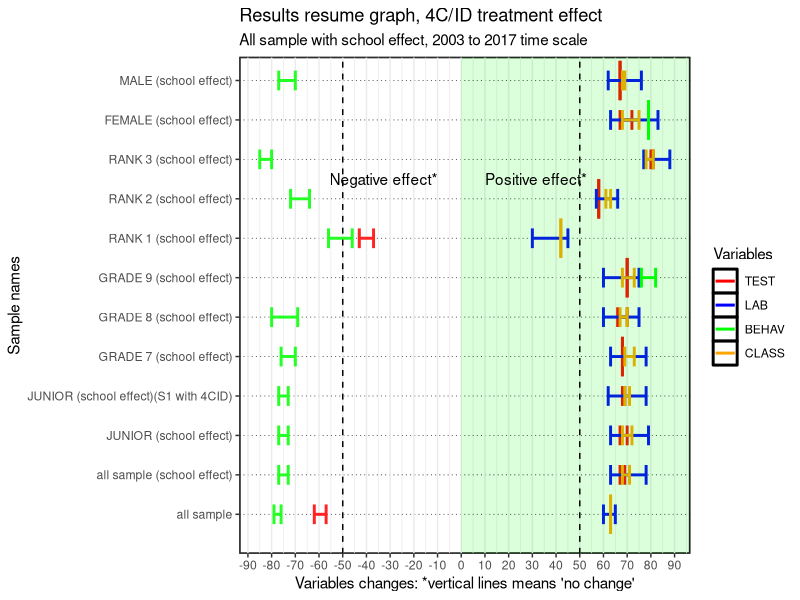
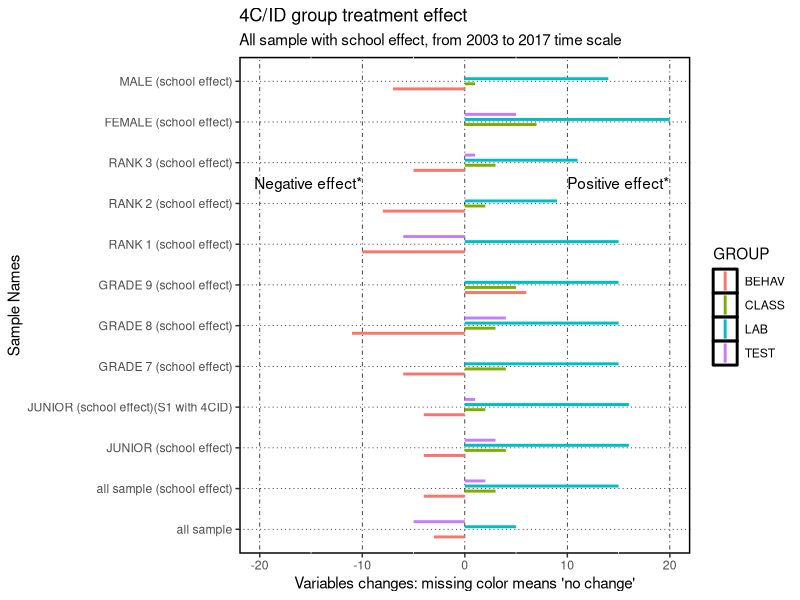
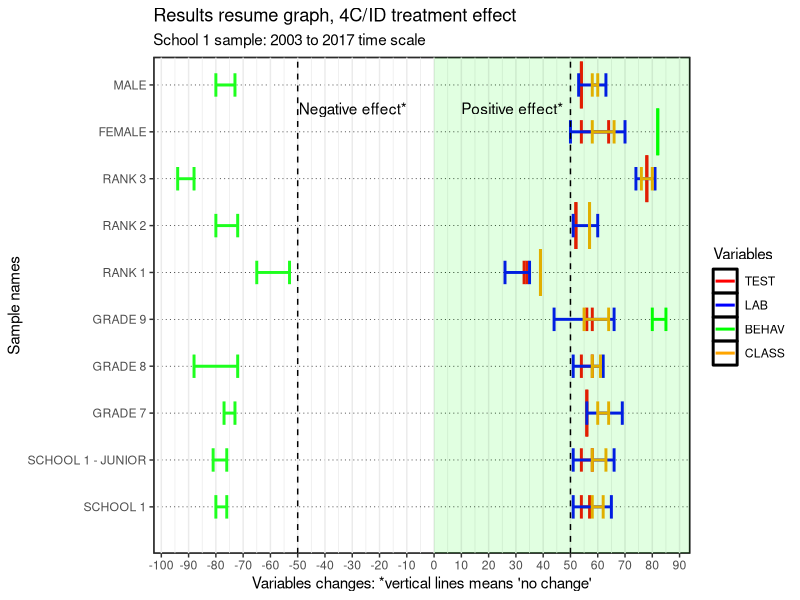
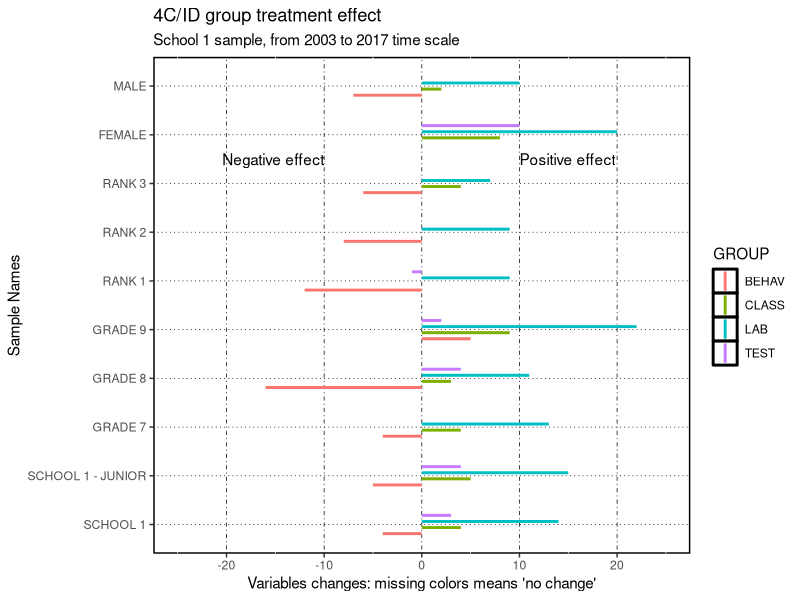
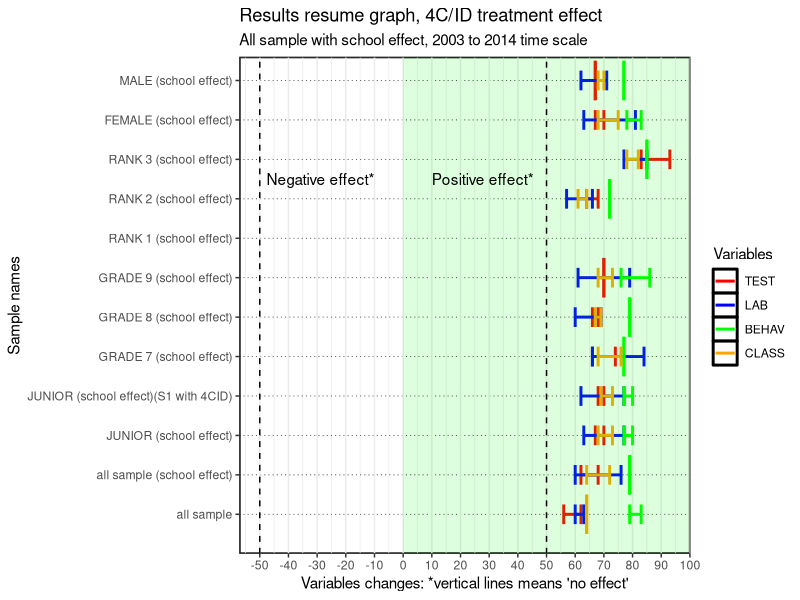
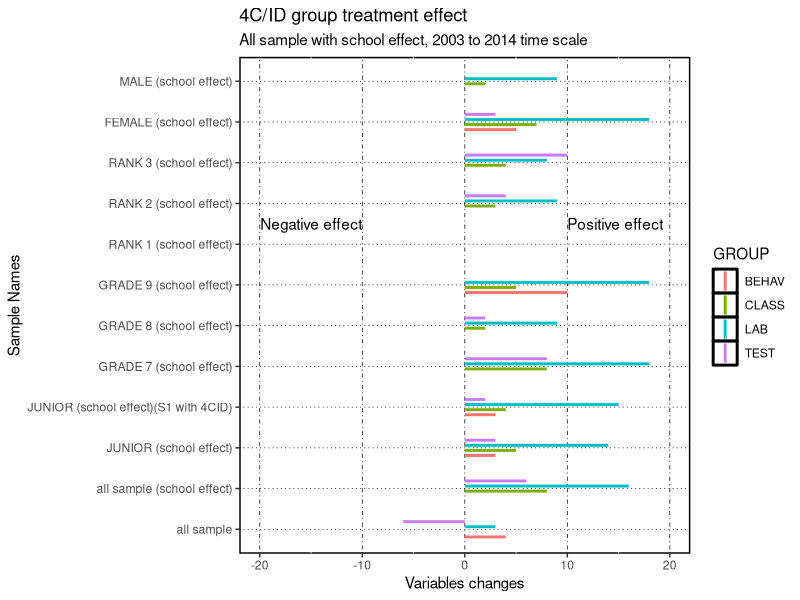
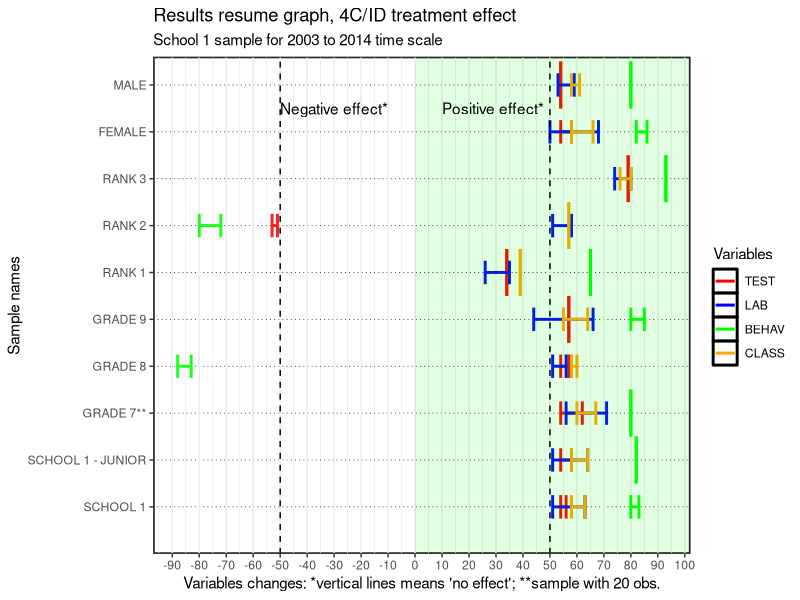
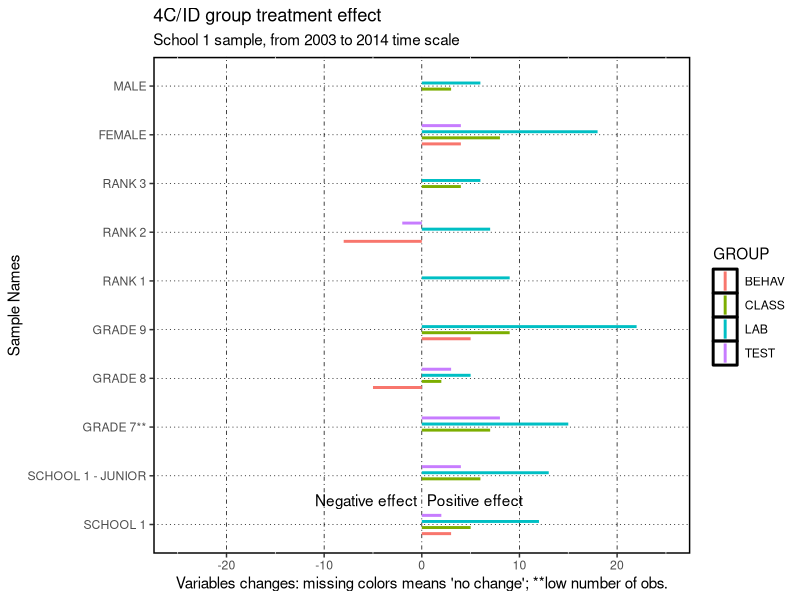

The R script that drew these images, in order:
#INDEX
# Summary results all sample (with school effect) - 2003 to 2017 - 15
  # variable change - 53
# School 1 - 2003 to 2017 - 91
  # variable change - 135
# Summary results all sample (with school effect) - 2003 to 2014 - 175
  # variable change - 212
# School 1 - 2003 to 2014 - 250
  # variable change - 289
# All sample - 312
  # Variable change - 349
# School 1 JUNIOR grade - 2003 to 2017 - 383
# variable change - 420
# School 1 JUNIOR grade - 2003 to 2014 - 454
# variable change - 492

# libraries 
library(dplyr) #work with data frames
library(tidyverse) #include dplyr
library(ggplot2) # graphs
library(gridExtra) #arrange graphs in rows

# NOTE: https://r-charts.com/part-whole/diverging-bar-chart-ggplot2/
# for plotting changes
# the graphs with varables chnge are based on the sama data frame "results" which means
# hat you need to run results and resultsD for diferent graphs after running the data

########## Summary results all sample (with school effect) - 2003 to 2017
# for changes that have p-value that we can't reject the null I use the mean value

results <- data.frame(
  samples=c("all sample", "all sample (school effect)" , "JUNIOR (school effect)", "JUNIOR (school effect)(S1 with 4CID)", "GRADE 7 (school effect)","GRADE 8 (school effect)", "GRADE 9 (school effect)", "RANK 1 (school effect)", "RANK 2 (school effect)","RANK 3 (school effect)","FEMALE (school effect)","MALE (school effect)"),
  TEST1=c(-57,67,67,68,68,66,70,-37,58,80,67,67),
  TEST2=c(-62,69,70,69,68,70,70,-43,58,81,72,67),
  LAB1=c(60,63,63,62,63,60,60,30,57,77,63,62),
  LAB2=c(65,78,79,78,78,75,75,45,66,88,83,76),
  BEHAV1=c(-76,-73,-73,-73,-70,-69,76,-46,-64,-80,79,-70),
  BEHAV2=c(-79,-77,-77,-77,-76,-80,82,-56,-72,-85,79,-77),
  CLASS1=c(63,68,68,69,69,67,68,42,61,78,68,68),
  CLASS2=c(63,71,72,71,73,70,73,42,63,81,75,69)
)
results
?geom_errorbar
ggplot(results,aes(group=TEST1)) +
  geom_errorbar(aes(x=samples, ymin=TEST1, ymax=TEST2,color='TEST'),linewidth=1, width = ifelse(results$TEST1==results$TEST2, 1, 0.5))+
  geom_errorbar(aes(x=samples, ymin=LAB1, ymax=LAB2,color='LAB'), linewidth=1, width = ifelse(results$LAB1==results$LAB2, 1, 0.5)) +
  geom_errorbar(aes(x=samples, ymin=BEHAV1, ymax=BEHAV2, color='BEHAV'), linewidth=1, width = ifelse(results$BEHAV1==results$BEHAV2, 1, 0.5)) +
  geom_errorbar(aes(x=samples, ymin=CLASS1, ymax=CLASS2, color='CLASS'),linewidth=1,width = ifelse(results$CLASS1==results$CLASS2, 1, 0.5)) +
  xlab("Sample names")+
  labs(title="Results resume graph, 4C/ID treatment effect",y = "Variables changes: *vertical lines means 'no change'",subtitle = "All sample with school effect, 2003 to 2017 time scale")+
  scale_color_manual(name='Variables',
                     breaks=c('TEST','LAB', 'BEHAV', 'CLASS'),
                     values=c('TEST'='red', 'LAB'='blue', 'BEHAV'='green', 'CLASS'='orange'))+
  theme_bw()+
  theme(panel.grid.major.y = element_line(color = 1,linewidth = 0.25, linetype = 3),panel.background = element_rect(color = 1, linewidth = 1),plot.background = element_rect(fill = "white"))+
  geom_rect(aes(xmin=0,xmax=Inf,ymin = - Inf,ymax = 0),fill="white",alpha = 0.01) +
  geom_rect(aes(xmin=0,xmax=Inf,ymin = 0,ymax = Inf),fill="green",alpha = 0.01) +
  scale_x_discrete(limits=c("all sample", "all sample (school effect)" , "JUNIOR (school effect)", "JUNIOR (school effect)(S1 with 4CID)", "GRADE 7 (school effect)","GRADE 8 (school effect)", "GRADE 9 (school effect)", "RANK 1 (school effect)", "RANK 2 (school effect)","RANK 3 (school effect)","FEMALE (school effect)","MALE (school effect)"))+
  scale_y_continuous(breaks = seq(-100, 100, by = 10))+
  geom_hline(yintercept=c(-50,50),color="black",linetype=2)+
  annotate(geom="text", x=9.5, y=-10, label="Negative effect*",color="black",hjust=1)+
  annotate(geom="text", x=9.5, y=10, label="Positive effect*",color="black",hjust=0)+
  coord_flip()

# Results: variable change
# prepare data frame for bar ploting
# IMPORTANT NOTE: the negative values are used to plot them in a different area of the graph for 
# negative effects. However, to use this data-frames to compute changes we need to have this values 
# exchanged in order to compute negative change values.
results$DTEST <- results$TEST2-results$TEST1
results$DLAB <- results$LAB2-results$LAB1
results$DBEHAV <- results$BEHAV2-results$BEHAV1
results$DCLASS <- results$CLASS2-results$CLASS1
resultsDTEST <- results %>% select(samples,DTEST)
resultsDTEST$GROUP <-"TEST"
names(resultsDTEST)[2]<-'VALUE'
resultsDLAB <- results %>% select(samples,DLAB)
resultsDLAB$GROUP <-"LAB"
names(resultsDLAB)[2]<-'VALUE'
resultsDBEHAV <- results %>% select(samples,DBEHAV)
resultsDBEHAV$GROUP <-"BEHAV"
names(resultsDBEHAV)[2]<-'VALUE'
resultsDCLASS <- results %>% select(samples,DCLASS)
resultsDCLASS$GROUP <-"CLASS"
names(resultsDCLASS)[2]<-'VALUE'
resultsD<-bind_rows(resultsDTEST,resultsDLAB,resultsDBEHAV,resultsDCLASS)
resultsD

ggplot(resultsD,aes(x=samples,xmin=samples, ymin=0, ymax=VALUE,color=GROUP)) +
  geom_linerange(position = position_dodge(width = 0.5),linewidth=1)+
  ylab("Variables changes: missing color means 'no change'")+labs(title="4C/ID group treatment effect",subtitle = "All sample with school effect, from 2003 to 2017 time scale",x = "Sample Names")+
  theme(panel.grid.major.x = element_line(color = 1,linewidth = 0.25, linetype = 4),panel.grid.major.y = element_line(color = 1,linewidth = 0.25, linetype = 3),panel.background = element_rect(fill="white",color = 1, linewidth = 1),plot.background = element_rect(fill = "white"))+  
  annotate(geom="text", x=9.5, y=-10, label="Negative effect*",color="black",hjust=1)+
  annotate(geom="text", x=9.5, y=10, label="Positive effect*",color="black",hjust=0)+
  scale_x_discrete(limits=c("all sample", "all sample (school effect)" , "JUNIOR (school effect)", "JUNIOR (school effect)(S1 with 4CID)", "GRADE 7 (school effect)","GRADE 8 (school effect)", "GRADE 9 (school effect)", "RANK 1 (school effect)", "RANK 2 (school effect)","RANK 3 (school effect)","FEMALE (school effect)","MALE (school effect)"))+
  scale_y_continuous(limits=c(-20,20,5))+  
  coord_flip()

########## Summary results for SCHOOL 1 sample only - 2003 to 2017
# for changes that have p-value that we can't reject the null I use the mean value
results <- data.frame(
  samples=c("SCHOOL 1", "SCHOOL 1 - JUNIOR","GRADE 7","GRADE 8", "GRADE 9", "RANK 1", "RANK 2","RANK 3","FEMALE","MALE"),
  TEST1=c(54,54,56,54,56,34,52,78,54,54),
  TEST2=c(57,58,56,58,58,33,52,78,64,54),
  LAB1=c(51,51,56,51,44,26,51,74,50,53),
  LAB2=c(65,66,69,62,66,35,60,81,70,63),
  BEHAV1=c(-76,-76,-73,-72,80,-53,-72,-88,82,-73),
  BEHAV2=c(-80,-81,-77,-88,85,-65,-80,-94,82,-80),
  CLASS1=c(58,58,60,58,55,39,57,76,58,58),
  CLASS2=c(62,63,64,61,64,39,57,80,66,60)
)

# This data.frame file ResultsD is also used for the all sample school effect. Please build it starting
# with the new data fle "results" continue to the line "Results change" to have the same file but only for the school 1 sample.

ggplot(results,aes(group=TEST1)) +
  geom_errorbar(aes(x=samples, ymin=TEST1, ymax=TEST2,color='TEST'),linewidth=1, width = ifelse(results$TEST1==results$TEST2, 1, 0.5))+
  geom_errorbar(aes(x=samples, ymin=LAB1, ymax=LAB2,color='LAB'), linewidth=1, width = ifelse(results$LAB1==results$LAB2, 1, 0.5)) +
  geom_errorbar(aes(x=samples, ymin=BEHAV1, ymax=BEHAV2, color='BEHAV'), linewidth=1, width = ifelse(results$BEHAV1==results$BEHAV2, 1, 0.5)) +
  geom_errorbar(aes(x=samples, ymin=CLASS1, ymax=CLASS2, color='CLASS'),linewidth=1,width = ifelse(results$CLASS1==results$CLASS2, 1, 0.5)) +
  xlab("Sample names")+labs(title="Results resume graph, 4C/ID treatment effect",y = "Variables changes: *vertical lines means 'no change'",subtitle = "School 1 sample: 2003 to 2017 time scale")+
  scale_color_manual(name='Variables',
                     breaks=c('TEST','LAB', 'BEHAV', 'CLASS'),
                     values=c('TEST'='red', 'LAB'='blue', 'BEHAV'='green', 'CLASS'='orange'))+
  theme_bw()+
  theme(panel.grid.major.y = element_line(color = 1,linewidth = 0.25, linetype = 3),panel.background = element_rect(color = 1, linewidth = 1),plot.background = element_rect(fill = "white"))+
  geom_rect(aes(xmin=0,xmax=Inf,ymin = - Inf,ymax = 0),fill="white",alpha = 0.01) +
  geom_rect(aes(xmin=0,xmax=Inf,ymin = 0,ymax = Inf),fill="green",alpha = 0.01) +
  scale_x_discrete(limits=c("SCHOOL 1", "SCHOOL 1 - JUNIOR","GRADE 7","GRADE 8", "GRADE 9", "RANK 1", "RANK 2","RANK 3","FEMALE","MALE"))+
  scale_y_continuous(breaks = seq(-100, 100, by = 10))+
  geom_hline(yintercept=c(-50,50),color="black",linetype=2)+
  annotate(geom="text", x=9.5, y=-10, label="Negative effect*",color="black",hjust=1)+
  annotate(geom="text", x=9.5, y=10, label="Positive effect*",color="black",hjust=0)+
  coord_flip()

# Results: variable change
# prepare data frame for bar ploting
# IMPORTANT NOTE: the negative values are used to plot them in a different area of the graph for 
# negative effects. However, to use this data-frames to compute changes we need to have this values 
# exchanged in order to compute negative change values.
results$DTEST <- results$TEST2-results$TEST1
results$DLAB <- results$LAB2-results$LAB1
results$DBEHAV <- results$BEHAV2-results$BEHAV1
results$DCLASS <- results$CLASS2-results$CLASS1
resultsDTEST <- results %>% select(samples,DTEST)
resultsDTEST$GROUP <-"TEST"
names(resultsDTEST)[2]<-'VALUE'
resultsDLAB <- results %>% select(samples,DLAB)
resultsDLAB$GROUP <-"LAB"
names(resultsDLAB)[2]<-'VALUE'
resultsDBEHAV <- results %>% select(samples,DBEHAV)
resultsDBEHAV$GROUP <-"BEHAV"
names(resultsDBEHAV)[2]<-'VALUE'
resultsDCLASS <- results %>% select(samples,DCLASS)
resultsDCLASS$GROUP <-"CLASS"
names(resultsDCLASS)[2]<-'VALUE'
resultsD<-bind_rows(resultsDTEST,resultsDLAB,resultsDBEHAV,resultsDCLASS)
resultsD

ggplot(resultsD,aes(x=samples, ymin=0, ymax=VALUE,color=GROUP)) +
  geom_linerange(position = position_dodge(width = 0.5),linewidth=1)+
  ylab("Variables changes: missing colors means 'no change'")+labs(title="4C/ID group treatment effect",subtitle = "School 1 sample, from 2003 to 2017 time scale",x = "Sample Names")+
  theme(panel.grid.major.x = element_line(color = 1,linewidth = 0.25, linetype = 4),panel.grid.major.y = element_line(color = 1,linewidth = 0.25, linetype = 3),panel.background = element_rect(fill="white",color = 1, linewidth = 1),plot.background = element_rect(fill = "white"))+  
  annotate(geom="text", y=-10, x=8.5, label="Negative effect",color="black",hjust=1)+
  annotate(geom="text", y=10, x=8.5, label="Positive effect",color="black",hjust=0)+
  scale_x_discrete(limits=c("SCHOOL 1", "SCHOOL 1 - JUNIOR","GRADE 7","GRADE 8", "GRADE 9", "RANK 1", "RANK 2","RANK 3","FEMALE","MALE"))+
  scale_y_continuous(limits=c(-25,25,5))+  
  coord_flip()

########## Summary results all sample (with school effect) - 2003 to 2014
# for changes that have p-value that we can't reject the null I use the mean value
# Rank 1 small sample
results <- data.frame(
  samples=c("all sample", "all sample (school effect)" , "JUNIOR (school effect)", "JUNIOR (school effect)(S1 with 4CID)", "GRADE 7 (school effect)","GRADE 8 (school effect)", "GRADE 9 (school effect)", "RANK 2 (school effect)","RANK 3 (school effect)","FEMALE (school effect)","MALE (school effect)"),
  TEST1=c(62,62,67,68,66,66,70,64,83,67,67),
  TEST2=c(56,68,70,70,74,68,70,68,93,70,67),
  LAB1=c(60,60,63,62,66,60,61,57,77,63,62),
  LAB2=c(63,76,77,77,84,69,79,66,85,81,71),
  BEHAV1=c(79,79,77,77,77,79,76,72,85,78,77),
  BEHAV2=c(83,79,80,80,77,79,86,72,85,83,77),
  CLASS1=c(64,64,68,69,68,67,68,61,78,68,68),
  CLASS2=c(64,72,73,73,76,69,73,64,82,75,70)
)
results

ggplot(results,aes(group=TEST1)) +
  geom_errorbar(aes(x=samples, ymin=TEST1, ymax=TEST2,color='TEST'),linewidth=1, width = ifelse(results$TEST1==results$TEST2, 1, 0.5))+
  geom_errorbar(aes(x=samples, ymin=LAB1, ymax=LAB2,color='LAB'), linewidth=1, width = ifelse(results$LAB1==results$LAB2, 1, 0.5)) +
  geom_errorbar(aes(x=samples, ymin=BEHAV1, ymax=BEHAV2, color='BEHAV'), linewidth=1, width = ifelse(results$BEHAV1==results$BEHAV2, 1, 0.5)) +
  geom_errorbar(aes(x=samples, ymin=CLASS1, ymax=CLASS2, color='CLASS'),linewidth=1,width = ifelse(results$CLASS1==results$CLASS2, 1, 0.5)) +
  xlab("Sample names")+
  labs(title="Results resume graph, 4C/ID treatment effect",y = "Variables changes: *vertical lines means 'no effect'",subtitle = "All sample with school effect, 2003 to 2014 time scale")+
  scale_color_manual(name='Variables',
                     breaks=c('TEST','LAB', 'BEHAV', 'CLASS'),
                     values=c('TEST'='red', 'LAB'='blue', 'BEHAV'='green', 'CLASS'='orange'))+
  theme_bw()+
  theme(panel.grid.major.y = element_line(color = 1,linewidth = 0.25, linetype = 3),panel.background = element_rect(color = 1, linewidth = 1),plot.background = element_rect(fill = "white"))+
  geom_rect(aes(xmin=0,xmax=Inf,ymin = - Inf,ymax = 0),fill="white",alpha = 0.01) +
  geom_rect(aes(xmin=0,xmax=Inf,ymin = 0,ymax = Inf),fill="green",alpha = 0.01) +
  scale_x_discrete(limits=c("all sample", "all sample (school effect)" , "JUNIOR (school effect)", "JUNIOR (school effect)(S1 with 4CID)", "GRADE 7 (school effect)","GRADE 8 (school effect)", "GRADE 9 (school effect)", "RANK 1 (school effect)", "RANK 2 (school effect)","RANK 3 (school effect)","FEMALE (school effect)","MALE (school effect)"))+
  scale_y_continuous(breaks = seq(-100, 100, by = 10))+
  geom_hline(yintercept=c(-50,50),color="black",linetype=2)+
  annotate(geom="text", x=9.5, y=-10, label="Negative effect*",color="black",hjust=1)+
  annotate(geom="text", x=9.5, y=10, label="Positive effect*",color="black",hjust=0)+
  coord_flip()

# Results: variable change
# prepare data frame for bar ploting
# IMPORTANT NOTE: the negative values are used to plot them in a different area of the graph for 
# negative effects. However, to use this data-frames to compute changes we need to have this values 
# exchanged in order to compute negative change values.
results$DTEST <- results$TEST2-results$TEST1
results$DLAB <- results$LAB2-results$LAB1
results$DBEHAV <- results$BEHAV2-results$BEHAV1
results$DCLASS <- results$CLASS2-results$CLASS1
resultsDTEST <- results %>% select(samples,DTEST)
resultsDTEST$GROUP <-"TEST"
names(resultsDTEST)[2]<-'VALUE'
resultsDLAB <- results %>% select(samples,DLAB)
resultsDLAB$GROUP <-"LAB"
names(resultsDLAB)[2]<-'VALUE'
resultsDBEHAV <- results %>% select(samples,DBEHAV)
resultsDBEHAV$GROUP <-"BEHAV"
names(resultsDBEHAV)[2]<-'VALUE'
resultsDCLASS <- results %>% select(samples,DCLASS)
resultsDCLASS$GROUP <-"CLASS"
names(resultsDCLASS)[2]<-'VALUE'
resultsD<-bind_rows(resultsDTEST,resultsDLAB,resultsDBEHAV,resultsDCLASS)
resultsD

ggplot(resultsD,aes(x=samples, ymin=0, ymax=VALUE,color=GROUP)) +
  geom_linerange(position = position_dodge(width = 0.5),linewidth=1)+
  ylab("Variables changes")+labs(title="4C/ID group treatment effect",subtitle = "All sample with school effect, 2003 to 2014 time scale",x = "Sample Names")+
  theme(panel.grid.major.x = element_line(color = 1,linewidth = 0.25, linetype = 4),panel.grid.major.y = element_line(color = 1,linewidth = 0.25, linetype = 3),panel.background = element_rect(fill="white",color = 1, linewidth = 1),plot.background = element_rect(fill = "white"))+  
  annotate(geom="text", y=-10, x=8.5, label="Negative effect",color="black",hjust=1)+
  annotate(geom="text", y=10, x=8.5, label="Positive effect",color="black",hjust=0)+
  scale_x_discrete(limits=c("all sample", "all sample (school effect)" , "JUNIOR (school effect)", "JUNIOR (school effect)(S1 with 4CID)", "GRADE 7 (school effect)","GRADE 8 (school effect)", "GRADE 9 (school effect)", "RANK 1 (school effect)", "RANK 2 (school effect)","RANK 3 (school effect)","FEMALE (school effect)","MALE (school effect)"))+
  scale_y_continuous(limits=c(-20,20,5))+  
  coord_flip()

########## Summary results for SCHOOL 1 sample only - 2003 to 2014
# for changes that have p-value that we can't reject the null I use the mean value
results <- data.frame(
  samples=c("SCHOOL 1", "SCHOOL 1 - JUNIOR","GRADE 7**","GRADE 8", "GRADE 9", "RANK 1", "RANK 2","RANK 3","FEMALE","MALE"),
  TEST1=c(54,54,54,54,57,34,-51,79,54,54),
  TEST2=c(56,58,62,57,57,34,-53,79,58,54),
  LAB1=c(51,51,56,51,44,26,51,74,50,53),
  LAB2=c(63,64,71,56,66,35,58,80,68,59),
  BEHAV1=c(80,82,80,-83,80,65,-72,93,82,80),
  BEHAV2=c(83,82,80,-88,85,65,-80,93,86,80),
  CLASS1=c(58,58,60,58,55,39,57,76,58,58),
  CLASS2=c(63,64,67,60,64,39,57,80,66,61)
)

# ** sample with 20 obs.

ggplot(results,aes(group=TEST1)) +
  geom_errorbar(aes(x=samples, ymin=TEST1, ymax=TEST2,color='TEST'),linewidth=1, width = ifelse(results$TEST1==results$TEST2, 1, 0.5))+
  geom_errorbar(aes(x=samples, ymin=LAB1, ymax=LAB2,color='LAB'), linewidth=1, width = ifelse(results$LAB1==results$LAB2, 1, 0.5)) +
  geom_errorbar(aes(x=samples, ymin=BEHAV1, ymax=BEHAV2, color='BEHAV'), linewidth=1, width = ifelse(results$BEHAV1==results$BEHAV2, 1, 0.5)) +
  geom_errorbar(aes(x=samples, ymin=CLASS1, ymax=CLASS2, color='CLASS'),linewidth=1,width = ifelse(results$CLASS1==results$CLASS2, 1, 0.5)) +
  xlab("Sample names")+
  labs(title="Results resume graph, 4C/ID treatment effect",y = "Variables changes: *vertical lines means 'no effect'; **sample with 20 obs.",subtitle = "School 1 sample for 2003 to 2014 time scale")+
  scale_color_manual(name='Variables',
                     breaks=c('TEST','LAB', 'BEHAV', 'CLASS'),
                     values=c('TEST'='red', 'LAB'='blue', 'BEHAV'='green', 'CLASS'='orange'))+
  theme_bw()+
  theme(panel.grid.major.y = element_line(color = 1,linewidth = 0.25, linetype = 3),panel.background = element_rect(color = 1, linewidth = 1),plot.background = element_rect(fill = "white"))+
  geom_rect(aes(xmin=0,xmax=Inf,ymin = - Inf,ymax = 0),fill="white",alpha = 0.01) +
  geom_rect(aes(xmin=0,xmax=Inf,ymin = 0,ymax = Inf),fill="green",alpha = 0.01) +
  scale_x_discrete(limits=c("SCHOOL 1", "SCHOOL 1 - JUNIOR","GRADE 7**","GRADE 8", "GRADE 9", "RANK 1", "RANK 2","RANK 3","FEMALE","MALE"))+
  scale_y_continuous(breaks = seq(-100, 100, by = 10))+
  geom_hline(yintercept=c(-50,50),color="black",linetype=2)+
  annotate(geom="text", x=9.5, y=-10, label="Negative effect*",color="black",hjust=1)+
  annotate(geom="text", x=9.5, y=10, label="Positive effect*",color="black",hjust=0)+
  
  coord_flip()

# Results: variable change
# prepare data frame for bar ploting
# IMPORTANT NOTE: the negative values are used to plot them in a different area of the graph for 
# negative effects. However, to use this data-frames to compute changes we need to have this values 
# exchanged in order to compute negative change values.
results$DTEST <- results$TEST2-results$TEST1
results$DLAB <- results$LAB2-results$LAB1
results$DBEHAV <- results$BEHAV2-results$BEHAV1
results$DCLASS <- results$CLASS2-results$CLASS1
resultsDTEST <- results %>% select(samples,DTEST)
resultsDTEST$GROUP <-"TEST"
names(resultsDTEST)[2]<-'VALUE'
resultsDLAB <- results %>% select(samples,DLAB)
resultsDLAB$GROUP <-"LAB"
names(resultsDLAB)[2]<-'VALUE'
resultsDBEHAV <- results %>% select(samples,DBEHAV)
resultsDBEHAV$GROUP <-"BEHAV"
names(resultsDBEHAV)[2]<-'VALUE'
resultsDCLASS <- results %>% select(samples,DCLASS)
resultsDCLASS$GROUP <-"CLASS"
names(resultsDCLASS)[2]<-'VALUE'
resultsD<-bind_rows(resultsDTEST,resultsDLAB,resultsDBEHAV,resultsDCLASS)
resultsD

ggplot(resultsD,aes(x=samples, ymin=0, ymax=VALUE,color=GROUP)) +
  geom_linerange(position = position_dodge(width = 0.5),linewidth=1)+
  ylab("Variables changes: missing colors means 'no change'; **low number of obs.")+labs(title="4C/ID group treatment effect",subtitle = "School 1 sample, from 2003 to 2014 time scale",x = "Sample Names")+
  theme(panel.grid.major.x = element_line(color = 1,linewidth = 0.25, linetype = 4),panel.grid.major.y = element_line(color = 1,linewidth = 0.25, linetype = 3),panel.background = element_rect(fill="white",color = 1, linewidth = 1),plot.background = element_rect(fill = "white"))+  
  annotate(geom="text", y=-0.5, x=1.5, label="Negative effect",color="black",hjust=1)+
  annotate(geom="text", y=0.5, x=1.5, label="Positive effect",color="black",hjust=0)+
  scale_x_discrete(limits=c("SCHOOL 1", "SCHOOL 1 - JUNIOR","GRADE 7**","GRADE 8", "GRADE 9", "RANK 1", "RANK 2","RANK 3","FEMALE","MALE"))+
  scale_y_continuous(limits=c(-25,25,5))+  
  coord_flip()

########## Summary results all sample - 2003 to 2017
# for changes that have p-value that we can't reject the null I use the mean value

results <- data.frame(
  samples=c("all sample","JUNIOR","JUNIOR HIGH","GRADE 7","GRADE 8", "GRADE 9", "RANK 1", "RANK 2","RANK 3","FEMALE","MALE"),
  TEST1=c(-58,-58,54,60,60,-58,-34,-51,79,62,-55),
  TEST2=c(-62,-63,54,60,60,-67,-33,-56,79,62,-61),
  LAB1=c(60,60,55,61,60,60,28,54,76,60,60),
  LAB2=c(65,66,65,69,62,66,35,60,81,70,63),
  BEHAV1=c(-76,-76,-75,-73,-72,77,-54,-72,87,79,-73),
  BEHAV2=c(-79,-79,-80,-77,-80,85,-63,-75,87,83,-78),
  CLASS1=c(63,64,59,64,62,65,39,-58,77,64,-60),
  CLASS2=c(63,63,59,64,62,65,39,-59,80,66,-64)
)
results

ggplot(results,aes(group=TEST1)) +
  geom_errorbar(aes(x=samples, ymin=TEST1, ymax=TEST2,color='TEST'),linewidth=1, width = ifelse(results$TEST1==results$TEST2, 1, 0.5))+
  geom_errorbar(aes(x=samples, ymin=LAB1, ymax=LAB2,color='LAB'), linewidth=1, width = ifelse(results$LAB1==results$LAB2, 1, 0.5)) +
  geom_errorbar(aes(x=samples, ymin=BEHAV1, ymax=BEHAV2, color='BEHAV'), linewidth=1, width = ifelse(results$BEHAV1==results$BEHAV2, 1, 0.5)) +
  geom_errorbar(aes(x=samples, ymin=CLASS1, ymax=CLASS2, color='CLASS'),linewidth=1,width = ifelse(results$CLASS1==results$CLASS2, 1, 0.5)) +
  xlab("Sample names")+
  labs(title="Results resume graph, 4C/ID treatment effect",y = "Variables changes: *vertical lines means 'no effect'",subtitle = "All sample 2003 to 2017 time scale")+
  scale_color_manual(name='Variables',
                     breaks=c('TEST','LAB', 'BEHAV', 'CLASS'),
                     values=c('TEST'='red', 'LAB'='blue', 'BEHAV'='green', 'CLASS'='orange'))+
  theme_bw()+
  theme(panel.grid.major.y = element_line(color = 1,linewidth = 0.25, linetype = 3),panel.background = element_rect(color = 1, linewidth = 1),plot.background = element_rect(fill = "white"))+
  geom_rect(aes(xmin=0,xmax=Inf,ymin = - Inf,ymax = 0),fill="white",alpha = 0.01) +
  geom_rect(aes(xmin=0,xmax=Inf,ymin = 0,ymax = Inf),fill="green",alpha = 0.01) +
  scale_x_discrete(limits=c("all sample","JUNIOR","JUNIOR HIGH","GRADE 7","GRADE 8", "GRADE 9", "RANK 1", "RANK 2","RANK 3","FEMALE","MALE"))+
  scale_y_continuous(breaks = seq(-100, 100, by = 10))+
  geom_hline(yintercept=c(-50,50),color="black",linetype=2)+
  annotate(geom="text", x=9.5, y=-10, label="Negative effect*",color="black",hjust=1)+
  annotate(geom="text", x=9.5, y=10, label="Positive effect*",color="black",hjust=0)+
  coord_flip()

# Results: variable change
# prepare data frame for bar ploting
# IMPORTANT NOTE: the negative values are used to plot them in a different area of the graph for 
# negative effects. However, to use this data-frames to compute changes we need to have this values 
# exchanged in order to compute negative change values.
results$DTEST <- results$TEST2-results$TEST1
results$DLAB <- results$LAB2-results$LAB1
results$DBEHAV <- results$BEHAV2-results$BEHAV1
results$DCLASS <- results$CLASS2-results$CLASS1
resultsDTEST <- results %>% select(samples,DTEST)
resultsDTEST$GROUP <-"TEST"
names(resultsDTEST)[2]<-'VALUE'
resultsDLAB <- results %>% select(samples,DLAB)
resultsDLAB$GROUP <-"LAB"
names(resultsDLAB)[2]<-'VALUE'
resultsDBEHAV <- results %>% select(samples,DBEHAV)
resultsDBEHAV$GROUP <-"BEHAV"
names(resultsDBEHAV)[2]<-'VALUE'
resultsDCLASS <- results %>% select(samples,DCLASS)
resultsDCLASS$GROUP <-"CLASS"
names(resultsDCLASS)[2]<-'VALUE'
resultsD<-bind_rows(resultsDTEST,resultsDLAB,resultsDBEHAV,resultsDCLASS)
resultsD

ggplot(resultsD,aes(x=samples, ymin=0, ymax=VALUE,color=GROUP)) +
  geom_linerange(position = position_dodge(width = 0.5),linewidth=1)+
  ylab("Variables changes: missing colors means'no change'")+labs(title="4C/ID group treatment effect",subtitle = "All sample, from 2003 to 2017 time scale",x = "Sample Names")+
  theme(panel.grid.major.x = element_line(color = 1,linewidth = 0.25, linetype = 4),panel.grid.major.y = element_line(color = 1,linewidth = 0.25, linetype = 3),panel.background = element_rect(fill="white",color = 1, linewidth = 1),plot.background = element_rect(fill = "white"))+  
  annotate(geom="text", y=-5, x=8.5, label="Negative effect",color="black",hjust=1)+
  annotate(geom="text", y=5, x=8.5, label="Positive effect",color="black",hjust=0)+
  scale_x_discrete(limits=c("all sample","JUNIOR","JUNIOR HIGH","GRADE 7","GRADE 8", "GRADE 9", "RANK 1", "RANK 2","RANK 3","FEMALE","MALE"))+
  scale_y_continuous(limits=c(-10,10,5))+  
  coord_flip()

########## Summary results school 1 JUNIOR sample - 2003 to 2017
# for changes that have p-value that we can't reject the null I use the mean value

results <- data.frame(
  samples=c("SCHOOL 1","JUNIOR","GRADE 7","GRADE 8", "GRADE 9", "RANK 1", "RANK 2","RANK 3","FEMALE","MALE"),
  TEST1=c(54,54,54,54,56,33,53,79,54,55),
  TEST2=c(57,58,58,58,58,33,53,79,61,55),
  LAB1=c(51,51,56,51,44,26,51,73,50,53),
  LAB2=c(65,66,69,62,66,35,61,81,70,61),
  BEHAV1=c(-76,-76,-73,-72,80,-54,-71,-91,82,-72),
  BEHAV2=c(-80,-81,-77,-88,85,-65,-80,-94,82,-80),
  CLASS1=c(58,58,60,58,55,39,57,77,58,58),
  CLASS2=c(62,63,64,61,64,39,57,81,67,60)
)
results

ggplot(results,aes(group=TEST1)) +
  geom_errorbar(aes(x=samples, ymin=TEST1, ymax=TEST2,color='TEST'),linewidth=1, width = ifelse(results$TEST1==results$TEST2, 1, 0.5))+
  geom_errorbar(aes(x=samples, ymin=LAB1, ymax=LAB2,color='LAB'), linewidth=1, width = ifelse(results$LAB1==results$LAB2, 1, 0.5)) +
  geom_errorbar(aes(x=samples, ymin=BEHAV1, ymax=BEHAV2, color='BEHAV'), linewidth=1, width = ifelse(results$BEHAV1==results$BEHAV2, 1, 0.5)) +
  geom_errorbar(aes(x=samples, ymin=CLASS1, ymax=CLASS2, color='CLASS'),linewidth=1,width = ifelse(results$CLASS1==results$CLASS2, 1, 0.5)) +
  xlab("Sample names")+
  labs(title="Results resume graph, 4C/ID treatment effect",y = "Variables changes: *vertical lines means 'no effect'",subtitle = "School 1 Junior sample for 2003 to 2017 time scale")+
  scale_color_manual(name='Variables',
                     breaks=c('TEST','LAB', 'BEHAV', 'CLASS'),
                     values=c('TEST'='red', 'LAB'='blue', 'BEHAV'='green', 'CLASS'='orange'))+
  theme_bw()+
  theme(panel.grid.major.y = element_line(color = 1,linewidth = 0.25, linetype = 3),panel.background = element_rect(color = 1, linewidth = 1),plot.background = element_rect(fill = "white"))+
  geom_rect(aes(xmin=0,xmax=Inf,ymin = - Inf,ymax = 0),fill="white",alpha = 0.01) +
  geom_rect(aes(xmin=0,xmax=Inf,ymin = 0,ymax = Inf),fill="green",alpha = 0.01) +
  scale_x_discrete(limits=c("SCHOOL 1","JUNIOR","GRADE 7","GRADE 8", "GRADE 9", "RANK 1", "RANK 2","RANK 3","FEMALE","MALE"))+
  scale_y_continuous(breaks = seq(-100, 100, by = 10))+
  geom_hline(yintercept=c(-50,50),color="black",linetype=2)+
  annotate(geom="text", x=9.5, y=-10, label="Negative effect*",color="black",hjust=1)+
  annotate(geom="text", x=9.5, y=10, label="Positive effect*",color="black",hjust=0)+
  coord_flip()

# Results: variable change
# prepare data frame for bar ploting
# IMPORTANT NOTE: the negative values are used to plot them in a different area of the graph for 
# negative effects. However, to use this data-frames to compute changes we need to have this values 
# exchanged in order to compute negative change values.
results$DTEST <- results$TEST2-results$TEST1
results$DLAB <- results$LAB2-results$LAB1
results$DBEHAV <- results$BEHAV2-results$BEHAV1
results$DCLASS <- results$CLASS2-results$CLASS1
resultsDTEST <- results %>% select(samples,DTEST)
resultsDTEST$GROUP <-"TEST"
names(resultsDTEST)[2]<-'VALUE'
resultsDLAB <- results %>% select(samples,DLAB)
resultsDLAB$GROUP <-"LAB"
names(resultsDLAB)[2]<-'VALUE'
resultsDBEHAV <- results %>% select(samples,DBEHAV)
resultsDBEHAV$GROUP <-"BEHAV"
names(resultsDBEHAV)[2]<-'VALUE'
resultsDCLASS <- results %>% select(samples,DCLASS)
resultsDCLASS$GROUP <-"CLASS"
names(resultsDCLASS)[2]<-'VALUE'
resultsD<-bind_rows(resultsDTEST,resultsDLAB,resultsDBEHAV,resultsDCLASS)
resultsD

ggplot(resultsD,aes(x=samples, ymin=0, ymax=VALUE,color=GROUP)) +
  geom_linerange(position = position_dodge(width = 0.5),linewidth=1)+
  ylab("Variables changes: missing values means 'no change'")+labs(title="4C/ID group treatment effect",subtitle = "School 1 Junior sample for 2003 to 2017 time scale",x = "Sample Names")+
  theme(panel.grid.major.x = element_line(color = 1,linewidth = 0.25, linetype = 4),panel.grid.major.y = element_line(color = 1,linewidth = 0.25, linetype = 3),panel.background = element_rect(fill="white",color = 1, linewidth = 1),plot.background = element_rect(fill = "white"))+
  annotate(geom="text", y=-10, x=8.5, label="Negative effect",color="black",hjust=1)+
  annotate(geom="text", y=10, x=8.5, label="Positive effect",color="black",hjust=0)+
  scale_x_discrete(limits=c("SCHOOL 1","JUNIOR","GRADE 7","GRADE 8", "GRADE 9", "RANK 1", "RANK 2","RANK 3","FEMALE","MALE"))+
  scale_y_continuous(limits=c(-25,25,5))+  
  coord_flip()

########## Summary results school 1 JUNIOR sample - 2003 to 2014
# for changes that have p-value that we can't reject the null I use the mean value

results <- data.frame(
  samples=c("SCHOOL 1","JUNIOR","GRADE 7","GRADE 8", "GRADE 9", "RANK 1**", "RANK 2","RANK 3","FEMALE","MALE"),
  TEST1=c(54,54,54,54,57,35,52,80, 54,55),
  TEST2=c(57,58,62,57,57,35,52,80, 61,55),
  LAB1=c(51,51,56,51,44,30,51,73, 50,53),
  LAB2=c(63,64,71,56,66,30,58,80, 70,61),
  BEHAV1=c(80,82,79,-83,80,-60,80,93, 82,-72),
  BEHAV2=c(83,82,79,-88,85,-65,80,93, 82,-80),
  CLASS1=c(58,58,60,58,55,39, 58, 77, 58,58),
  CLASS2=c(63,64,67,60,64,39, 58, 81, 67,60)
)
# **low number of observations
results

ggplot(results,aes(group=TEST1)) +
  geom_errorbar(aes(x=samples, ymin=TEST1, ymax=TEST2,color='TEST'),linewidth=1, width = ifelse(results$TEST1==results$TEST2, 1, 0.5))+
  geom_errorbar(aes(x=samples, ymin=LAB1, ymax=LAB2,color='LAB'), linewidth=1, width = ifelse(results$LAB1==results$LAB2, 1, 0.5)) +
  geom_errorbar(aes(x=samples, ymin=BEHAV1, ymax=BEHAV2, color='BEHAV'), linewidth=1, width = ifelse(results$BEHAV1==results$BEHAV2, 1, 0.5)) +
  geom_errorbar(aes(x=samples, ymin=CLASS1, ymax=CLASS2, color='CLASS'),linewidth=1,width = ifelse(results$CLASS1==results$CLASS2, 1, 0.5)) +
  xlab("Sample names")+
  labs(title="Results resume graph, 4C/ID treatment effect",y = "Variables changes: *vertical lines means 'no effect'; **Low number of obs.",subtitle = "School 1 Junior grade sample for 2003 to 2014 time scale")+
  scale_color_manual(name='Variables',
                     breaks=c('TEST','LAB', 'BEHAV', 'CLASS'),
                     values=c('TEST'='red', 'LAB'='blue', 'BEHAV'='green', 'CLASS'='orange'))+
  theme_bw()+
  theme(panel.grid.major.y = element_line(color = 1,linewidth = 0.25, linetype = 3),panel.background = element_rect(color = 1, linewidth = 1),plot.background = element_rect(fill = "white"))+
  geom_rect(aes(xmin=0,xmax=Inf,ymin = - Inf,ymax = 0),fill="white",alpha = 0.01) +
  geom_rect(aes(xmin=0,xmax=Inf,ymin = 0,ymax = Inf),fill="green",alpha = 0.01) +
  scale_x_discrete(limits=c("SCHOOL 1","JUNIOR","GRADE 7","GRADE 8", "GRADE 9", "RANK 1**", "RANK 2","RANK 3","FEMALE","MALE"))+
  scale_y_continuous(breaks = seq(-100, 100, by = 10))+
  geom_hline(yintercept=c(-50,50),color="black",linetype=2)+
  annotate(geom="text", x=9.5, y=-10, label="Negative effect*",color="black",hjust=1)+
  annotate(geom="text", x=9.5, y=10, label="Positive effect*",color="black",hjust=0)+
  coord_flip()

# Results: variable change
# prepare data frame for bar ploting
# IMPORTANT NOTE: the negative values are used to plot them in a different area of the graph for 
# negative effects. However, to use this data-frames to compute changes we need to have this values 
# exchanged in order to compute negative change values.
results$DTEST <- results$TEST2-results$TEST1
results$DLAB <- results$LAB2-results$LAB1
results$DBEHAV <- results$BEHAV2-results$BEHAV1
results$DCLASS <- results$CLASS2-results$CLASS1
resultsDTEST <- results %>% select(samples,DTEST)
resultsDTEST$GROUP <-"TEST"
names(resultsDTEST)[2]<-'VALUE'
resultsDLAB <- results %>% select(samples,DLAB)
resultsDLAB$GROUP <-"LAB"
names(resultsDLAB)[2]<-'VALUE'
resultsDBEHAV <- results %>% select(samples,DBEHAV)
resultsDBEHAV$GROUP <-"BEHAV"
names(resultsDBEHAV)[2]<-'VALUE'
resultsDCLASS <- results %>% select(samples,DCLASS)
resultsDCLASS$GROUP <-"CLASS"
names(resultsDCLASS)[2]<-'VALUE'
resultsD<-bind_rows(resultsDTEST,resultsDLAB,resultsDBEHAV,resultsDCLASS)
resultsD

ggplot(resultsD,aes(x=samples, ymin=0, ymax=VALUE,color=GROUP)) +
  geom_linerange(position = position_dodge(width = 0.5),linewidth=1)+
  ylab("Variables changes: missing colors means 'no change'; **low obs.")+labs(title="4C/ID group treatment effect",subtitle = "School 1 JUNIOR grade sample, from 2003 to 2014 time scale",x = "Sample Names")+
  theme(panel.grid.major.x = element_line(color = 1,linewidth = 0.25, linetype = 4),panel.grid.major.y = element_line(color = 1,linewidth = 0.25, linetype = 3),panel.background = element_rect(fill="white",color = 1, linewidth = 1),plot.background = element_rect(fill = "white"))+  
  annotate(geom="text", y=-10, x=8.5, label="Negative effect",color="black",hjust=1)+
  annotate(geom="text", y=10, x=8.5, label="Positive effect",color="black",hjust=0)+
  scale_x_discrete(limits=c("SCHOOL 1","JUNIOR","GRADE 7","GRADE 8", "GRADE 9", "RANK 1**", "RANK 2","RANK 3","FEMALE","MALE"))+
  scale_y_continuous(limits=c(-25,25,5))+  
  coord_flip()
